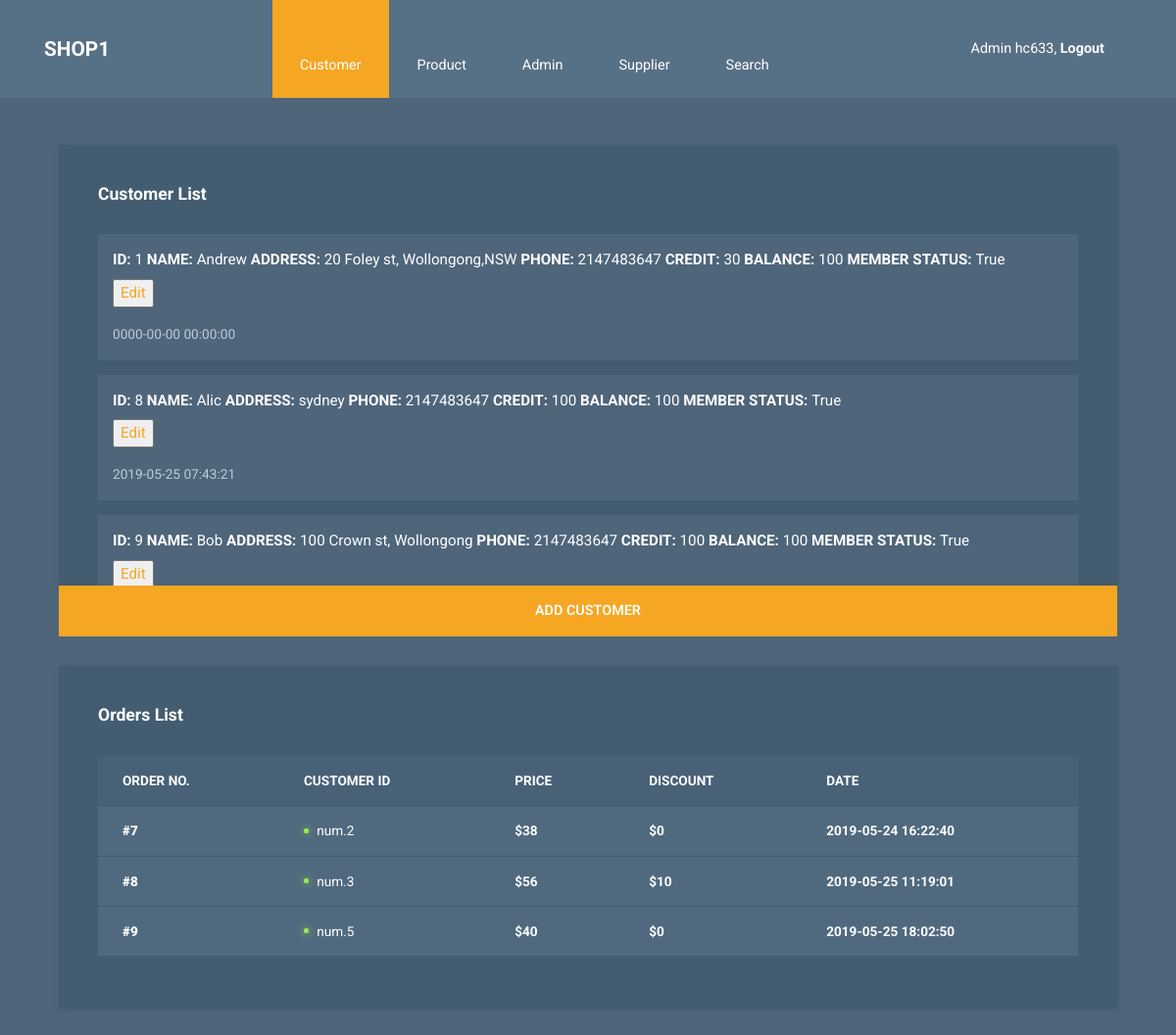
Page /switch.php?page=home (signed in) on the committed database.
### tables this page shows
CREATE TABLE `customer` (
  `name` varchar(50) NOT NULL,
  `address` varchar(50) NOT NULL,
  `phone` int(10) NOT NULL,
  `credit` int(10) NOT NULL,
  `balance` int(10) DEFAULT NULL,
  `status` varchar(10) DEFAULT NULL,
  `date` timestamp NULL DEFAULT CURRENT_TIMESTAMP,
  `id` int(10) NOT NULL,
  `subject` varchar(10) DEFAULT NULL,
  `type` varchar(10) DEFAULT NULL
);

CREATE TABLE `olist` (
  `id` int(10) NOT NULL,
  `cid` int(10) NOT NULL,
  `date` timestamp NOT NULL DEFAULT CURRENT_TIMESTAMP ON UPDATE CURRENT_TIMESTAMP,
  `price` int(10) NOT NULL,
  `discount` int(10) DEFAULT NULL
);

### switch.php (called while the page is built, shortened)
<?php
  $current = $_GET['page'];
  include "theme/index.html";
?>

### class.php (the view, shortened to what this page needs)
<?php
class customer{
  private $date;
  private $id;
  private $address;
  private $status;
  private $name;
  private $phone;
  private $credit;
  private $balance;
 public function set_for_show($id,$date,$address,$status,$name,$phone,$credit,$balance)
 {
	 $this -> id = $id;
	 $this -> date = $date;
	 $this -> address = $address;
     $this -> status = $status;
     $this -> name = $name;
     $this -> phone = $phone;
     $this -> credit = $credit;
     $this -> balance = $balance;
 }
 public function print_customer()
 {
            echo "
                <div class='media tm-notification-item'>
                    <div class='media-body'>
                      <p class='mb-2'>
						<b> ID: </b>" . $this ->id .
						 "<b> NAME: </b>" . $this ->name .
		                 "<b> ADDRESS: </b>".$this ->address .
						 "<b> PHONE: </b>".$this ->phone .
						 "<b> CREDIT: </b>". $this ->credit .
		                 "<b> BALANCE: </b>" . $this ->balance .
						 "<b> MEMBER STATUS: </b>" . $this ->status .
						 "
						 <form action ='editcustomer.php' method ='post'>
						  <input type='text' style='display:none' name ='id' value='".$this ->id ."'>
						  <input type='submit' class='tm-notification-link' value ='Edit'>
						  </form>
						</p>
                         <span class='tm-small tm-text-color-secondary'>" . $this ->date ."</span>
                       </div>
                       </div>
					   ";
 }
}
class order {
  private $date;
  private $id;
  private $cid;
  private $price;
  private $discount;
 public function set_for_show($id,$date,$cid,$price,$discount)
 {
	 $this -> id = $id;
	 $this -> date = $date;
	 $this -> cid = $cid;
     $this -> price = $price;
     $this -> discount = $discount;
 }
 public function print_order()
 {
            echo "
                <tr><th scope='row'><b>#" .$this ->id ." </b></th><td><div class='tm-status-circle moving'> </div> num." . $this ->cid .
		"</td><td><b>$" . $this ->price ."</b></td><td><b>$" .$this ->discount ."</b></td><td><b>" . $this ->date ."</b></td></tr>
					   ";
 }
}
?>

### define.php (shortened to what this page needs)
<?php
if(!empty($_SESSION['user']))
 {
	 if($current == "home")
		 {
		    include'theme/home.html';
		 }
 }
   else
{
	include 'theme/login.html';
}
		?>

### style/css/templatemo-style.css (style rules this page uses)
html { font-size: 16px; overflow-x: hidden; }
body { font-family: Roboto, Helvetica, Arial, sans-serif; background-color: #4e657a; overflow-x: hidden; }
a { transition: all 0.3s ease; }
.navbar-brand { display: flex; align-items: center; }
.tm-site-title { display: inline-block; text-transform: uppercase; font-size: 1.3rem; font-weight: 700; color: #fff; }
.navbar { height: 100px; background-color: #567086; padding: 0; }
.navbar .container { position: relative; }
.tm-block-col { margin-bottom: 30px; }
.tm-block { padding: 40px; -webkit-box-shadow: 1px 1px 5px 0 #455c71; -moz-box-shadow: 1px 1px 5px 0 #455c71; box-shadow: 1px 1px 5px 0 #455c71; min-height: 350px; height: 100%; max-height: 450px; }
.tm-block-scroll { overflow-y: scroll; }
.tm-block-overflow { overflow: hidden; }
.tm-block-title { font-size: 1.1rem; font-weight: 700; color: #fff; margin-bottom: 30px; }
.nav-link { color: #fff; height: 100%; display: flex; align-items: center; justify-content: center; flex-direction: column; font-size: 90%; }
.nav-link > i { margin-bottom: 10px; margin-right: 0; font-size: 1.5rem; }
.dropdown-item, .nav-link { padding: 15px 20px; }
.navbar-nav .active > .nav-link, .navbar-nav .nav-link.active { background-color: #f5a623; color: #fff; }
.navbar-nav .nav-link.active i { color: #fff; }
.nav-item { text-align: center; }
.nav-item:last-child { margin-right: 0; }
.tm-notification-items { overflow-y: scroll; height: 90%; }
.tm-notification-item { padding: 15px; background-color: #4e657a; color: #fff; font-size: 95%; margin-bottom: 15px; }
.tm-notification-item:last-child { margin-bottom: 0; }
.tm-notification-link { color: #f5a623; }
.tm-text-color-secondary { color: #bdcbd8; }
.tm-small { font-size: 90%; }
.table { background-color: #50697f; color: #fff; font-size: 85%; margin-bottom: 0; }
thead { background-color: #486177; color: #fff; }
.table thead th { border-bottom: 0; }
.tm-status-circle { display: inline-block; margin-right: 5px; vertical-align: middle; width: 5px; height: 5px; border-radius: 50%; margin-top: -3px; }
.moving { background-color: #9be64d; box-shadow: 0 0 8px #9be64d, inset 0 0 8px #9be64d; }
.btn { border-radius: 0; padding: 13px 28px; transition: all 0.2s ease; max-width: 100%; }
.btn-primary { color: #fff; background-color: #f5a623; border: 2px solid #f5a623; font-size: 90%; font-weight: 600; }
.table td, .table th { border-top: 1px solid #415a70; padding: 15px 25px; vertical-align: middle; }
.tm-bg-primary-dark { background-color: #435c70; }
@media (min-width: 1200px) { .navbar-expand-xl .navbar-nav .nav-link { padding-left: 28px; padding-right: 28px; } }
@media (min-width: 1200px) { .navbar-collapse { height: 100%; } }
@media (max-width: 1275px) and (min-width: 1200px) { .nav-item { margin-right: 15px; } }
@media (max-width: 1350px) { .nav-item { margin-right: 1px; } }

### rows in the picture
customer: id "1", name "Andrew", address "20 Foley st, Wollongong,NSW", phone "2147483647", credit "30", balance "100", status "True", date "0000-00-00 00:00:00"
customer: id "8", name "Alic", address "sydney", phone "2147483647", credit "100", balance "100", status "True", date "2019-05-25 07:43:21"
customer: id "9", name "Bob", address "100 Crown st, Wollongong", phone "2147483647", credit "100", balance "100", status "True"
olist: id "7", cid "2", price "38", discount "0", date "2019-05-24 16:22:40"
olist: id "8", cid "3", price "56", discount "10", date "2019-05-25 11:19:01"
olist: id "9", cid "5", price "40", discount "0", date "2019-05-25 18:02:50"
